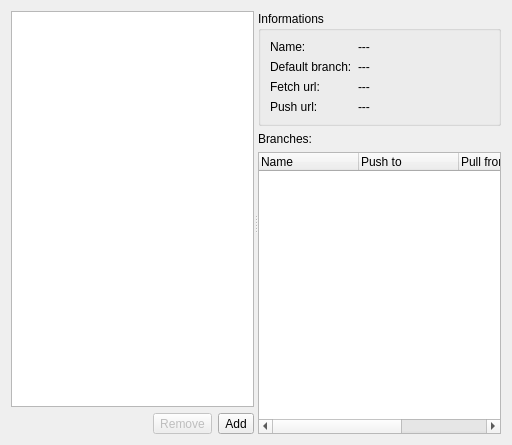
<?xml version="1.0" encoding="UTF-8"?>
<ui version="4.0">
 <class>RemotesWidget</class>
 <widget class="QWidget" name="RemotesWidget">
  <property name="geometry">
   <rect>
    <x>0</x>
    <y>0</y>
    <width>512</width>
    <height>445</height>
   </rect>
  </property>
  <property name="windowTitle">
   <string>Remotes</string>
  </property>
  <property name="windowIcon">
   <iconset theme="git-remote">
    <normaloff>.</normaloff>.</iconset>
  </property>
  <layout class="QVBoxLayout" name="verticalLayout_3">
   <item>
    <widget class="QSplitter" name="splitter">
     <property name="orientation">
      <enum>Qt::Horizontal</enum>
     </property>
     <widget class="QWidget" name="layoutWidget">
      <layout class="QVBoxLayout" name="verticalLayout_2">
       <item>
        <widget class="QListView" name="listView"/>
       </item>
       <item>
        <layout class="QHBoxLayout" name="horizontalLayout">
         <item>
          <spacer name="horizontalSpacer">
           <property name="orientation">
            <enum>Qt::Horizontal</enum>
           </property>
           <property name="sizeHint" stdset="0">
            <size>
             <width>40</width>
             <height>20</height>
            </size>
           </property>
          </spacer>
         </item>
         <item>
          <widget class="QToolButton" name="toolButtonRemove">
           <property name="enabled">
            <bool>false</bool>
           </property>
           <property name="text">
            <string>Remove</string>
           </property>
          </widget>
         </item>
         <item>
          <widget class="QToolButton" name="toolButtonAdd">
           <property name="text">
            <string>Add</string>
           </property>
          </widget>
         </item>
        </layout>
       </item>
      </layout>
     </widget>
     <widget class="QWidget" name="layoutWidget1">
      <layout class="QVBoxLayout" name="verticalLayout">
       <item>
        <widget class="QGroupBox" name="groupBox">
         <property name="title">
          <string>Informations</string>
         </property>
         <layout class="QFormLayout" name="formLayout">
          <item row="1" column="0">
           <widget class="QLabel" name="label">
            <property name="text">
             <string>Default branch:</string>
            </property>
           </widget>
          </item>
          <item row="1" column="1">
           <widget class="QLabel" name="labelDefaultBranch">
            <property name="text">
             <string>---</string>
            </property>
            <property name="wordWrap">
             <bool>true</bool>
            </property>
           </widget>
          </item>
          <item row="2" column="0">
           <widget class="QLabel" name="label_2">
            <property name="text">
             <string>Fetch url:</string>
            </property>
           </widget>
          </item>
          <item row="2" column="1">
           <widget class="QLabel" name="labelFetchUrl">
            <property name="text">
             <string>---</string>
            </property>
            <property name="wordWrap">
             <bool>true</bool>
            </property>
           </widget>
          </item>
          <item row="3" column="0">
           <widget class="QLabel" name="label_3">
            <property name="text">
             <string>Push url:</string>
            </property>
           </widget>
          </item>
          <item row="3" column="1">
           <widget class="QLabel" name="labelPushUrl">
            <property name="text">
             <string>---</string>
            </property>
            <property name="wordWrap">
             <bool>true</bool>
            </property>
           </widget>
          </item>
          <item row="0" column="0">
           <widget class="QLabel" name="label_7">
            <property name="text">
             <string>Name:</string>
            </property>
           </widget>
          </item>
          <item row="0" column="1">
           <widget class="QLabel" name="labelRemoteName">
            <property name="text">
             <string>---</string>
            </property>
            <property name="wordWrap">
             <bool>true</bool>
            </property>
           </widget>
          </item>
         </layout>
        </widget>
       </item>
       <item>
        <widget class="QLabel" name="label_4">
         <property name="text">
          <string>Branches:</string>
         </property>
        </widget>
       </item>
       <item>
        <widget class="QTreeWidget" name="treeWidget">
         <column>
          <property name="text">
           <string>Name</string>
          </property>
         </column>
         <column>
          <property name="text">
           <string>Push to</string>
          </property>
         </column>
         <column>
          <property name="text">
           <string>Pull from</string>
          </property>
         </column>
         <column>
          <property name="text">
           <string>Status</string>
          </property>
         </column>
        </widget>
       </item>
      </layout>
     </widget>
    </widget>
   </item>
  </layout>
 </widget>
 <resources/>
 <connections/>
</ui>
